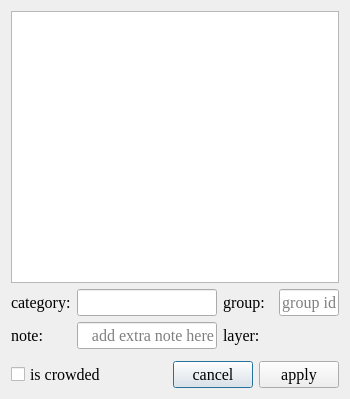
<?xml version="1.0" encoding="UTF-8"?>
<ui version="4.0">
 <class>DialogCategoryChoice</class>
 <widget class="QDialog" name="DialogCategoryChoice">
  <property name="geometry">
   <rect>
    <x>0</x>
    <y>0</y>
    <width>350</width>
    <height>399</height>
   </rect>
  </property>
  <property name="font">
   <font>
    <family>Times New Roman</family>
    <pointsize>12</pointsize>
   </font>
  </property>
  <property name="windowTitle">
   <string/>
  </property>
  <layout class="QVBoxLayout" name="verticalLayout">
   <item>
    <widget class="QListWidget" name="listWidget"/>
   </item>
   <item>
    <widget class="QWidget" name="widget_3" native="true">
     <layout class="QHBoxLayout" name="horizontalLayout_3">
      <property name="leftMargin">
       <number>0</number>
      </property>
      <property name="topMargin">
       <number>0</number>
      </property>
      <property name="rightMargin">
       <number>0</number>
      </property>
      <property name="bottomMargin">
       <number>0</number>
      </property>
      <item>
       <widget class="QLabel" name="label_2">
        <property name="minimumSize">
         <size>
          <width>60</width>
          <height>0</height>
         </size>
        </property>
        <property name="maximumSize">
         <size>
          <width>60</width>
          <height>16777215</height>
         </size>
        </property>
        <property name="text">
         <string>category:</string>
        </property>
       </widget>
      </item>
      <item>
       <widget class="QLineEdit" name="lineEdit_category">
        <property name="alignment">
         <set>Qt::AlignRight|Qt::AlignTrailing|Qt::AlignVCenter</set>
        </property>
        <property name="readOnly">
         <bool>true</bool>
        </property>
       </widget>
      </item>
      <item>
       <widget class="QLabel" name="label">
        <property name="minimumSize">
         <size>
          <width>50</width>
          <height>0</height>
         </size>
        </property>
        <property name="maximumSize">
         <size>
          <width>50</width>
          <height>16777215</height>
         </size>
        </property>
        <property name="text">
         <string>group:</string>
        </property>
       </widget>
      </item>
      <item>
       <widget class="QLineEdit" name="lineEdit_group">
        <property name="minimumSize">
         <size>
          <width>60</width>
          <height>0</height>
         </size>
        </property>
        <property name="maximumSize">
         <size>
          <width>60</width>
          <height>16777215</height>
         </size>
        </property>
        <property name="inputMethodHints">
         <set>Qt::ImhDigitsOnly</set>
        </property>
        <property name="text">
         <string/>
        </property>
        <property name="alignment">
         <set>Qt::AlignRight|Qt::AlignTrailing|Qt::AlignVCenter</set>
        </property>
        <property name="placeholderText">
         <string>group id</string>
        </property>
       </widget>
      </item>
     </layout>
    </widget>
   </item>
   <item>
    <widget class="QWidget" name="widget_5" native="true">
     <layout class="QHBoxLayout" name="horizontalLayout_5">
      <property name="leftMargin">
       <number>0</number>
      </property>
      <property name="topMargin">
       <number>0</number>
      </property>
      <property name="rightMargin">
       <number>0</number>
      </property>
      <property name="bottomMargin">
       <number>0</number>
      </property>
      <item>
       <widget class="QLabel" name="label_3">
        <property name="minimumSize">
         <size>
          <width>60</width>
          <height>0</height>
         </size>
        </property>
        <property name="maximumSize">
         <size>
          <width>60</width>
          <height>16777215</height>
         </size>
        </property>
        <property name="text">
         <string>note:</string>
        </property>
       </widget>
      </item>
      <item>
       <widget class="QLineEdit" name="lineEdit_note">
        <property name="alignment">
         <set>Qt::AlignRight|Qt::AlignTrailing|Qt::AlignVCenter</set>
        </property>
        <property name="placeholderText">
         <string>add extra note here</string>
        </property>
       </widget>
      </item>
      <item>
       <widget class="QLabel" name="label_4">
        <property name="minimumSize">
         <size>
          <width>50</width>
          <height>0</height>
         </size>
        </property>
        <property name="maximumSize">
         <size>
          <width>50</width>
          <height>16777215</height>
         </size>
        </property>
        <property name="text">
         <string>layer:</string>
        </property>
       </widget>
      </item>
      <item>
       <widget class="QLabel" name="label_layer">
        <property name="minimumSize">
         <size>
          <width>60</width>
          <height>0</height>
         </size>
        </property>
        <property name="maximumSize">
         <size>
          <width>60</width>
          <height>16777215</height>
         </size>
        </property>
        <property name="text">
         <string/>
        </property>
        <property name="alignment">
         <set>Qt::AlignRight|Qt::AlignTrailing|Qt::AlignVCenter</set>
        </property>
       </widget>
      </item>
     </layout>
    </widget>
   </item>
   <item>
    <widget class="QWidget" name="widget" native="true">
     <layout class="QHBoxLayout" name="horizontalLayout">
      <property name="leftMargin">
       <number>0</number>
      </property>
      <property name="topMargin">
       <number>0</number>
      </property>
      <property name="rightMargin">
       <number>0</number>
      </property>
      <property name="bottomMargin">
       <number>0</number>
      </property>
     </layout>
    </widget>
   </item>
   <item>
    <widget class="QWidget" name="widget_2" native="true">
     <layout class="QHBoxLayout" name="horizontalLayout_2">
      <property name="leftMargin">
       <number>0</number>
      </property>
      <property name="topMargin">
       <number>0</number>
      </property>
      <property name="rightMargin">
       <number>0</number>
      </property>
      <property name="bottomMargin">
       <number>0</number>
      </property>
      <item>
       <widget class="QCheckBox" name="checkBox_iscrowded">
        <property name="text">
         <string>is crowded</string>
        </property>
       </widget>
      </item>
      <item>
       <spacer name="horizontalSpacer_2">
        <property name="orientation">
         <enum>Qt::Horizontal</enum>
        </property>
        <property name="sizeHint" stdset="0">
         <size>
          <width>97</width>
          <height>20</height>
         </size>
        </property>
       </spacer>
      </item>
      <item>
       <widget class="QPushButton" name="pushButton_cancel">
        <property name="text">
         <string>cancel</string>
        </property>
        <property name="icon">
         <iconset>
          <normaloff>:/icon/icons/close-one.svg</normaloff>:/icon/icons/close-one.svg</iconset>
        </property>
       </widget>
      </item>
      <item>
       <widget class="QPushButton" name="pushButton_apply">
        <property name="text">
         <string>apply</string>
        </property>
        <property name="icon">
         <iconset>
          <normaloff>:/icon/icons/check-one.svg</normaloff>:/icon/icons/check-one.svg</iconset>
        </property>
       </widget>
      </item>
     </layout>
    </widget>
   </item>
  </layout>
 </widget>
 <resources>
  <include location="../icons.qrc"/>
 </resources>
 <connections/>
</ui>
